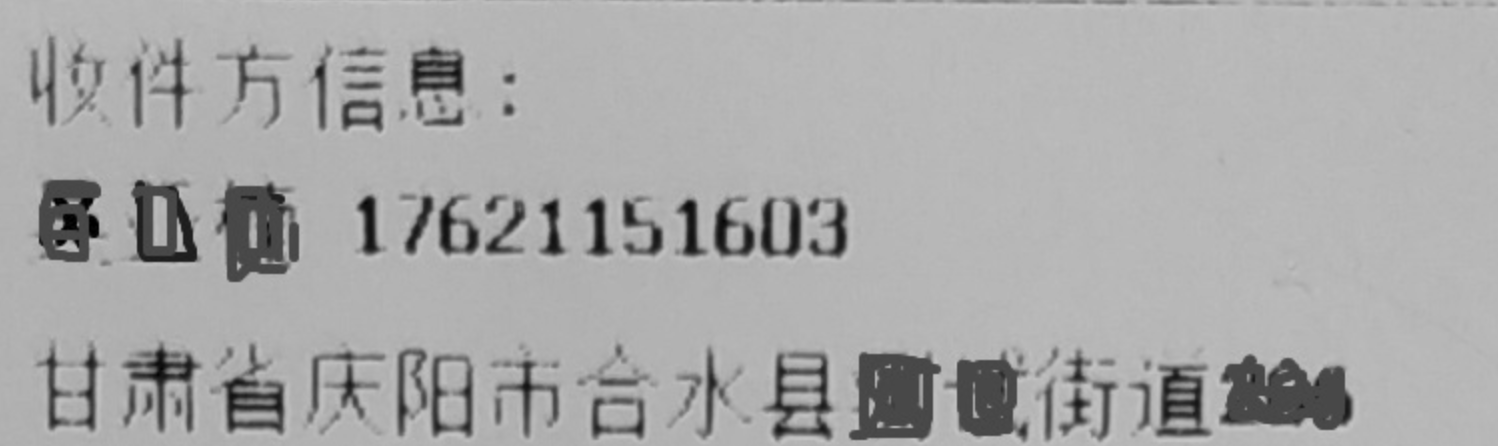
#> input picture python/code_070/kd02.png, 1498 x 446 px
$ python opencv_070.py   (older library calls are emulated)
#> lines starting #> are read from the running program, lines starting #| are printed output that depends on the picture; after the words box and inside, x2 and y2 are one past the last pixel; in counts of white or black regions, pixels touching at a corner belong together
import cv2 as cv

src = cv.imread("kd02.png")
#> src is the input picture: shape (446, 1498, 3); min 0, max 199, mean 168.6
src = cv.resize(src,(800,300),interpolation=cv.INTER_CUBIC)
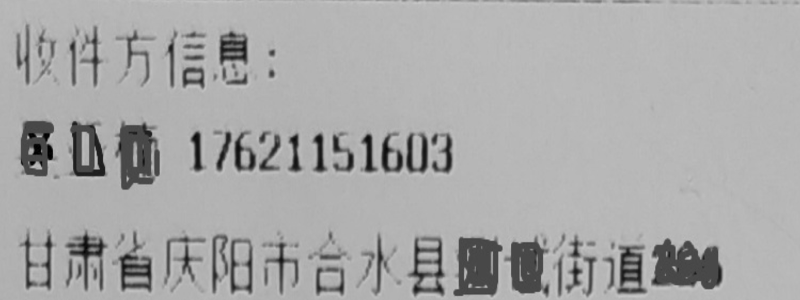
#> src: shape (300, 800, 3); min 0, max 199, mean 168.6
cv.namedWindow("input", cv.WINDOW_AUTOSIZE)
cv.imshow("input", src)

# 形态学梯度 - 基本梯度
se = cv.getStructuringElement(cv.MORPH_RECT, (3, 3), (-1, -1))
basic = cv.morphologyEx(src, cv.MORPH_GRADIENT, se)
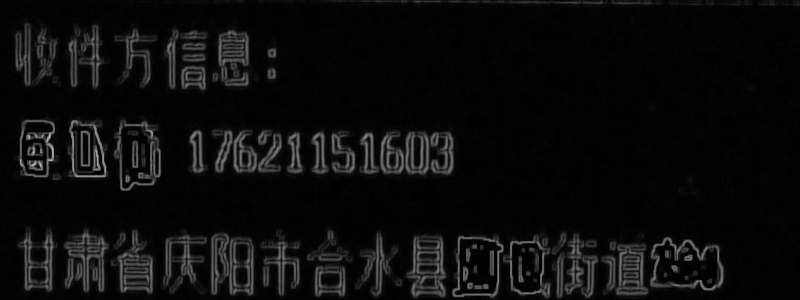
#> basic: shape (300, 800, 3); min 0, max 188, mean 11.9
cv.imshow("basic gradient", basic)

gray = cv.cvtColor(basic, cv.COLOR_BGR2GRAY)
ret, binary = cv.threshold(gray, 0, 255, cv.THRESH_BINARY | cv.THRESH_OTSU)
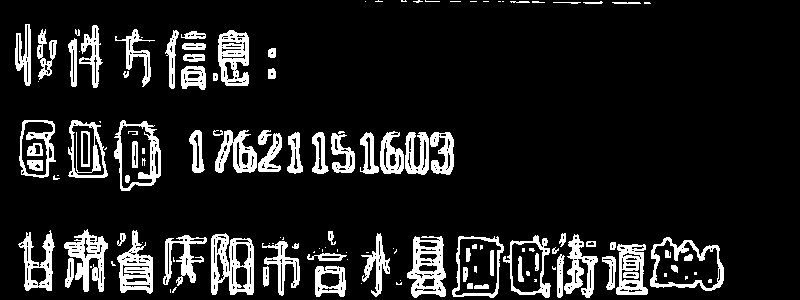
#> binary: shape (300, 800); 12.1% white; 135 white regions (55 under 20 px), largest, box (x1, y1, x2, y2) and area: (211, 233, 254, 295) 1507, (407, 236, 446, 298) 1371, (64, 229, 108, 292) 1252
#> ret = 36
cv.imshow("binary", binary)

se = cv.getStructuringElement(cv.MORPH_RECT, (1, 5), (-1, -1))
binary = cv.morphologyEx(binary, cv.MORPH_DILATE, se)
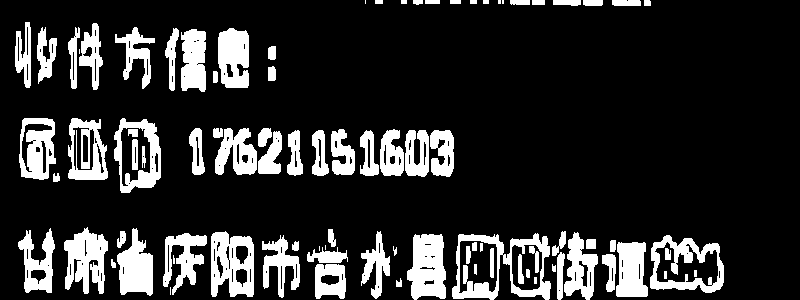
#> binary: shape (300, 800); 17.4% white; 89 white regions (8 under 20 px)
out, contours, hierarchy = cv.findContours(binary, cv.RETR_EXTERNAL, cv.CHAIN_APPROX_SIMPLE)
#> contours = 74 contours, 13 with area under 20; largest, box (x1, y1, x2, y2) and area: (452, 233, 551, 300) 4789, (650, 235, 724, 293) 3224, (114, 118, 161, 193) 2696, (211, 231, 254, 297) 2320, (407, 234, 446, 300) 1950
for c in range(len(contours)):
    x, y, w, h = cv.boundingRect(contours[c])
    area = cv.contourArea(contours[c])
    if area < 200:
        continue
    if h > (3*w) or h < 20:
        continue
    cv.rectangle(src, (x, y), (x+w, y+h), (0, 0, 255), 1, 8, 0)
#> this loop made 74 passes
#> (x, y, w, h, area) on passes 2, 4, 5, 7, 8, 9, 13, 14, 15, 16, 17, 18: (396, 278, 6, 9, 25), (315, 264, 31, 35, 905), (111, 259, 5, 9, 21.5), (602, 254, 14, 38, 290.5), (557, 252, 8, 48, 239.5), (307, 247, 41, 16, 329), (616, 242, 32, 55, 1381.5), (292, 241, 7, 10, 42.5), (610, 240, 6, 12, 53), (586, 239, 10, 10, 80.5), (650, 235, 74, 58, 3224.5), (262, 235, 38, 63, 981)
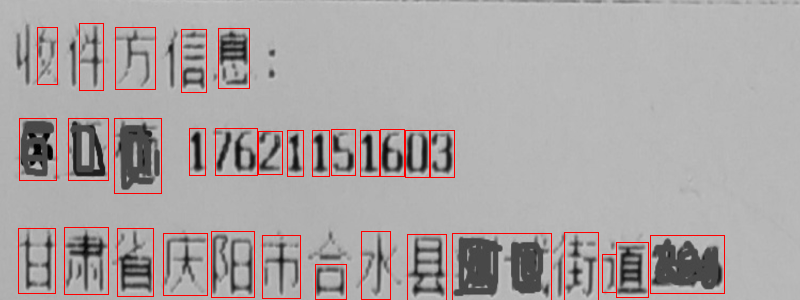
#> src: shape (300, 800, 3); 2.33% of pixels changed, all inside (x1, y1, x2, y2) = (18, 23, 725, 300)

cv.imshow("result", src)
cv.waitKey(0)
cv.destroyAllWindows()
